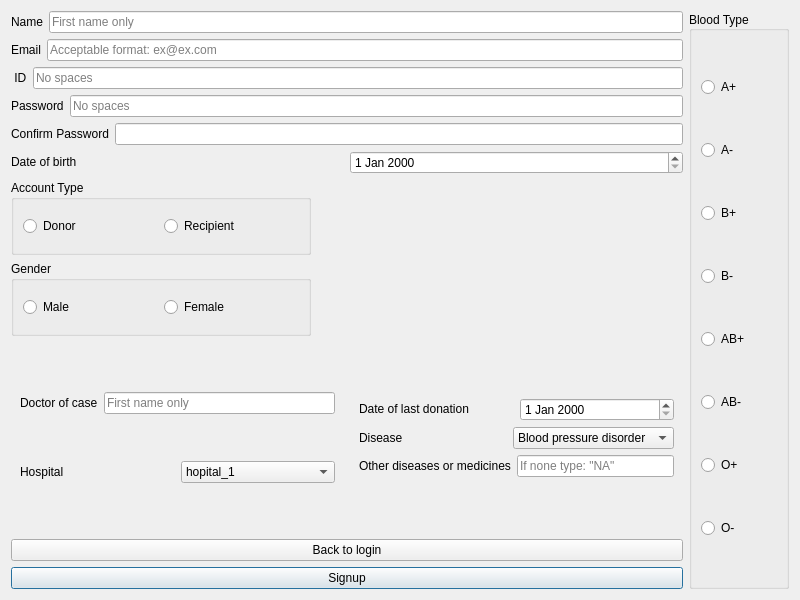
<?xml version="1.0" encoding="UTF-8"?>
<ui version="4.0">
 <class>SignUp</class>
 <widget class="QDialog" name="SignUp">
  <property name="windowModality">
   <enum>Qt::NonModal</enum>
  </property>
  <property name="geometry">
   <rect>
    <x>0</x>
    <y>0</y>
    <width>800</width>
    <height>600</height>
   </rect>
  </property>
  <property name="windowTitle">
   <string>Dialog</string>
  </property>
  <layout class="QGridLayout" name="gridLayout_6">
   <item row="0" column="0">
    <layout class="QGridLayout" name="gridLayout_5">
     <item row="0" column="0">
      <layout class="QVBoxLayout" name="verticalLayout_3">
       <item>
        <layout class="QHBoxLayout" name="horizontalLayout_7">
         <item>
          <widget class="QLabel" name="label">
           <property name="cursor">
            <cursorShape>ArrowCursor</cursorShape>
           </property>
           <property name="text">
            <string>Name</string>
           </property>
           <property name="textInteractionFlags">
            <set>Qt::LinksAccessibleByMouse|Qt::TextSelectableByMouse</set>
           </property>
          </widget>
         </item>
         <item>
          <widget class="QLineEdit" name="lineEdit">
           <property name="placeholderText">
            <string>First name only</string>
           </property>
          </widget>
         </item>
        </layout>
       </item>
       <item>
        <layout class="QHBoxLayout" name="horizontalLayout_8">
         <item>
          <widget class="QLabel" name="label_2">
           <property name="cursor">
            <cursorShape>ArrowCursor</cursorShape>
           </property>
           <property name="text">
            <string>Email</string>
           </property>
           <property name="textInteractionFlags">
            <set>Qt::LinksAccessibleByMouse|Qt::TextSelectableByMouse</set>
           </property>
          </widget>
         </item>
         <item>
          <widget class="QLineEdit" name="lineEdit_2">
           <property name="placeholderText">
            <string>Acceptable format: ex@ex.com</string>
           </property>
          </widget>
         </item>
        </layout>
       </item>
       <item>
        <layout class="QHBoxLayout" name="horizontalLayout_9">
         <item>
          <widget class="QLabel" name="label_8">
           <property name="cursor">
            <cursorShape>ArrowCursor</cursorShape>
           </property>
           <property name="text">
            <string> ID</string>
           </property>
           <property name="textInteractionFlags">
            <set>Qt::LinksAccessibleByMouse|Qt::TextSelectableByMouse</set>
           </property>
          </widget>
         </item>
         <item>
          <widget class="QLineEdit" name="lineEdit_6">
           <property name="maxLength">
            <number>4</number>
           </property>
           <property name="placeholderText">
            <string>No spaces</string>
           </property>
          </widget>
         </item>
        </layout>
       </item>
       <item>
        <layout class="QHBoxLayout" name="horizontalLayout_10">
         <item>
          <widget class="QLabel" name="label_3">
           <property name="cursor">
            <cursorShape>ArrowCursor</cursorShape>
           </property>
           <property name="text">
            <string>Password</string>
           </property>
           <property name="textInteractionFlags">
            <set>Qt::LinksAccessibleByMouse|Qt::TextSelectableByMouse</set>
           </property>
          </widget>
         </item>
         <item>
          <widget class="QLineEdit" name="lineEdit_3">
           <property name="echoMode">
            <enum>QLineEdit::Password</enum>
           </property>
           <property name="placeholderText">
            <string>No spaces</string>
           </property>
          </widget>
         </item>
        </layout>
       </item>
       <item>
        <layout class="QHBoxLayout" name="horizontalLayout_11">
         <item>
          <widget class="QLabel" name="label_4">
           <property name="cursor">
            <cursorShape>ArrowCursor</cursorShape>
           </property>
           <property name="text">
            <string>Confirm Password</string>
           </property>
           <property name="textInteractionFlags">
            <set>Qt::LinksAccessibleByMouse|Qt::TextSelectableByMouse</set>
           </property>
          </widget>
         </item>
         <item>
          <widget class="QLineEdit" name="lineEdit_4">
           <property name="echoMode">
            <enum>QLineEdit::Password</enum>
           </property>
          </widget>
         </item>
        </layout>
       </item>
       <item>
        <layout class="QHBoxLayout" name="horizontalLayout_12">
         <item>
          <widget class="QLabel" name="label_6">
           <property name="cursor">
            <cursorShape>ArrowCursor</cursorShape>
           </property>
           <property name="text">
            <string>Date of birth</string>
           </property>
           <property name="textInteractionFlags">
            <set>Qt::LinksAccessibleByMouse|Qt::TextSelectableByMouse</set>
           </property>
          </widget>
         </item>
         <item>
          <widget class="QDateEdit" name="dateEdit"/>
         </item>
        </layout>
       </item>
       <item>
        <widget class="QGroupBox" name="groupBox">
         <property name="maximumSize">
          <size>
           <width>300</width>
           <height>75</height>
          </size>
         </property>
         <property name="toolTip">
          <string>Specify wanted account type</string>
         </property>
         <property name="title">
          <string>Account Type</string>
         </property>
         <layout class="QGridLayout" name="gridLayout_3">
          <item row="0" column="0">
           <layout class="QHBoxLayout" name="horizontalLayout_13">
            <item>
             <widget class="QRadioButton" name="radioButton">
              <property name="cursor">
               <cursorShape>PointingHandCursor</cursorShape>
              </property>
              <property name="text">
               <string>Donor</string>
              </property>
              <attribute name="buttonGroup">
               <string notr="true">buttonGroup_3</string>
              </attribute>
             </widget>
            </item>
            <item>
             <widget class="QRadioButton" name="radioButton_2">
              <property name="cursor">
               <cursorShape>PointingHandCursor</cursorShape>
              </property>
              <property name="text">
               <string>Recipient</string>
              </property>
              <attribute name="buttonGroup">
               <string notr="true">buttonGroup_3</string>
              </attribute>
             </widget>
            </item>
           </layout>
          </item>
         </layout>
        </widget>
       </item>
       <item>
        <widget class="QGroupBox" name="groupBox_3">
         <property name="maximumSize">
          <size>
           <width>300</width>
           <height>75</height>
          </size>
         </property>
         <property name="toolTip">
          <string>Specify your gender</string>
         </property>
         <property name="title">
          <string>Gender</string>
         </property>
         <layout class="QGridLayout" name="gridLayout_4">
          <item row="0" column="0">
           <layout class="QHBoxLayout" name="horizontalLayout_14">
            <item>
             <widget class="QRadioButton" name="radioButton_5">
              <property name="cursor">
               <cursorShape>PointingHandCursor</cursorShape>
              </property>
              <property name="text">
               <string>Male</string>
              </property>
              <attribute name="buttonGroup">
               <string notr="true">buttonGroup_2</string>
              </attribute>
             </widget>
            </item>
            <item>
             <widget class="QRadioButton" name="radioButton_6">
              <property name="cursor">
               <cursorShape>PointingHandCursor</cursorShape>
              </property>
              <property name="text">
               <string>Female</string>
              </property>
              <attribute name="buttonGroup">
               <string notr="true">buttonGroup_2</string>
              </attribute>
             </widget>
            </item>
           </layout>
          </item>
         </layout>
        </widget>
       </item>
       <item>
        <layout class="QHBoxLayout" name="horizontalLayout_15">
         <item>
          <widget class="QWidget" name="widget" native="true">
           <layout class="QGridLayout" name="gridLayout">
            <item row="0" column="0">
             <layout class="QVBoxLayout" name="verticalLayout_2">
              <item>
               <layout class="QHBoxLayout" name="horizontalLayout_6">
                <item>
                 <widget class="QLabel" name="label_9">
                  <property name="cursor">
                   <cursorShape>ArrowCursor</cursorShape>
                  </property>
                  <property name="text">
                   <string>Doctor of case</string>
                  </property>
                  <property name="textInteractionFlags">
                   <set>Qt::LinksAccessibleByMouse|Qt::TextSelectableByMouse</set>
                  </property>
                 </widget>
                </item>
                <item>
                 <widget class="QLineEdit" name="lineEdit_7">
                  <property name="toolTip">
                   <string>The first name of the responsible doctor of the case</string>
                  </property>
                  <property name="placeholderText">
                   <string>First name only</string>
                  </property>
                 </widget>
                </item>
               </layout>
              </item>
              <item>
               <layout class="QHBoxLayout" name="horizontalLayout_4"/>
              </item>
              <item>
               <layout class="QHBoxLayout" name="horizontalLayout_5">
                <item>
                 <widget class="QLabel" name="label_7">
                  <property name="cursor">
                   <cursorShape>ArrowCursor</cursorShape>
                  </property>
                  <property name="text">
                   <string>Hospital</string>
                  </property>
                  <property name="textInteractionFlags">
                   <set>Qt::LinksAccessibleByMouse|Qt::TextSelectableByMouse</set>
                  </property>
                 </widget>
                </item>
                <item>
                 <widget class="QComboBox" name="comboBox">
                  <property name="cursor">
                   <cursorShape>PointingHandCursor</cursorShape>
                  </property>
                  <item>
                   <property name="text">
                    <string>hopital_1</string>
                   </property>
                  </item>
                  <item>
                   <property name="text">
                    <string>hopital_2</string>
                   </property>
                  </item>
                  <item>
                   <property name="text">
                    <string>hopital_3</string>
                   </property>
                  </item>
                  <item>
                   <property name="text">
                    <string>hopital_4</string>
                   </property>
                  </item>
                 </widget>
                </item>
               </layout>
              </item>
             </layout>
            </item>
           </layout>
          </widget>
         </item>
         <item>
          <widget class="QWidget" name="widget_2" native="true">
           <layout class="QGridLayout" name="gridLayout_2">
            <item row="0" column="0">
             <layout class="QVBoxLayout" name="verticalLayout">
              <item>
               <layout class="QHBoxLayout" name="horizontalLayout">
                <item>
                 <widget class="QLabel" name="label_10">
                  <property name="cursor">
                   <cursorShape>ArrowCursor</cursorShape>
                  </property>
                  <property name="text">
                   <string>Date of last donation</string>
                  </property>
                  <property name="textInteractionFlags">
                   <set>Qt::LinksAccessibleByMouse|Qt::TextSelectableByMouse</set>
                  </property>
                 </widget>
                </item>
                <item>
                 <widget class="QDateEdit" name="dateEdit_2"/>
                </item>
               </layout>
              </item>
              <item>
               <layout class="QHBoxLayout" name="horizontalLayout_2">
                <item>
                 <widget class="QLabel" name="label_12">
                  <property name="cursor">
                   <cursorShape>ArrowCursor</cursorShape>
                  </property>
                  <property name="text">
                   <string>Disease</string>
                  </property>
                  <property name="textInteractionFlags">
                   <set>Qt::LinksAccessibleByMouse|Qt::TextSelectableByMouse</set>
                  </property>
                 </widget>
                </item>
                <item>
                 <widget class="QComboBox" name="comboBox_2">
                  <property name="cursor">
                   <cursorShape>PointingHandCursor</cursorShape>
                  </property>
                  <property name="toolTip">
                   <string>Select the disease you suffer from</string>
                  </property>
                  <item>
                   <property name="text">
                    <string>Blood pressure disorder</string>
                   </property>
                  </item>
                  <item>
                   <property name="text">
                    <string>Thyroid disease</string>
                   </property>
                  </item>
                  <item>
                   <property name="text">
                    <string>Diabetes</string>
                   </property>
                  </item>
                  <item>
                   <property name="text">
                    <string>Cancer</string>
                   </property>
                  </item>
                  <item>
                   <property name="text">
                    <string>Heart disorders</string>
                   </property>
                  </item>
                  <item>
                   <property name="text">
                    <string>Hepatitis</string>
                   </property>
                  </item>
                  <item>
                   <property name="text">
                    <string>None</string>
                   </property>
                  </item>
                 </widget>
                </item>
               </layout>
              </item>
              <item>
               <layout class="QHBoxLayout" name="horizontalLayout_3">
                <item>
                 <widget class="QLabel" name="label_11">
                  <property name="cursor">
                   <cursorShape>ArrowCursor</cursorShape>
                  </property>
                  <property name="text">
                   <string>Other diseases or medicines</string>
                  </property>
                  <property name="textInteractionFlags">
                   <set>Qt::LinksAccessibleByMouse|Qt::TextSelectableByMouse</set>
                  </property>
                 </widget>
                </item>
                <item>
                 <widget class="QLineEdit" name="lineEdit_8">
                  <property name="toolTip">
                   <string/>
                  </property>
                  <property name="placeholderText">
                   <string>If none type: &quot;NA&quot;</string>
                  </property>
                 </widget>
                </item>
               </layout>
              </item>
             </layout>
            </item>
           </layout>
          </widget>
         </item>
        </layout>
       </item>
       <item>
        <widget class="QPushButton" name="pushButton">
         <property name="cursor">
          <cursorShape>PointingHandCursor</cursorShape>
         </property>
         <property name="text">
          <string>Back to login</string>
         </property>
         <property name="autoDefault">
          <bool>false</bool>
         </property>
        </widget>
       </item>
       <item>
        <widget class="QPushButton" name="pushButton_2">
         <property name="cursor">
          <cursorShape>PointingHandCursor</cursorShape>
         </property>
         <property name="text">
          <string>Signup</string>
         </property>
         <property name="shortcut">
          <string>Return</string>
         </property>
        </widget>
       </item>
      </layout>
     </item>
     <item row="0" column="1">
      <widget class="QGroupBox" name="groupBox_2">
       <property name="minimumSize">
        <size>
         <width>100</width>
         <height>0</height>
        </size>
       </property>
       <property name="toolTip">
        <string>Specify your blood type</string>
       </property>
       <property name="title">
        <string>Blood Type</string>
       </property>
       <property name="alignment">
        <set>Qt::AlignLeading|Qt::AlignLeft|Qt::AlignVCenter</set>
       </property>
       <property name="flat">
        <bool>false</bool>
       </property>
       <layout class="QGridLayout" name="gridLayout_7">
        <item row="0" column="0">
         <widget class="QRadioButton" name="radioButton_14">
          <property name="cursor">
           <cursorShape>PointingHandCursor</cursorShape>
          </property>
          <property name="text">
           <string>A+</string>
          </property>
          <attribute name="buttonGroup">
           <string notr="true">buttonGroup</string>
          </attribute>
         </widget>
        </item>
        <item row="4" column="0">
         <widget class="QRadioButton" name="radioButton_4">
          <property name="cursor">
           <cursorShape>PointingHandCursor</cursorShape>
          </property>
          <property name="text">
           <string>AB+</string>
          </property>
          <attribute name="buttonGroup">
           <string notr="true">buttonGroup</string>
          </attribute>
         </widget>
        </item>
        <item row="3" column="0">
         <widget class="QRadioButton" name="radioButton_3">
          <property name="cursor">
           <cursorShape>PointingHandCursor</cursorShape>
          </property>
          <property name="text">
           <string>B-</string>
          </property>
          <attribute name="buttonGroup">
           <string notr="true">buttonGroup</string>
          </attribute>
         </widget>
        </item>
        <item row="5" column="0">
         <widget class="QRadioButton" name="radioButton_8">
          <property name="cursor">
           <cursorShape>PointingHandCursor</cursorShape>
          </property>
          <property name="text">
           <string>AB-</string>
          </property>
          <attribute name="buttonGroup">
           <string notr="true">buttonGroup</string>
          </attribute>
         </widget>
        </item>
        <item row="6" column="0">
         <widget class="QRadioButton" name="radioButton_12">
          <property name="cursor">
           <cursorShape>PointingHandCursor</cursorShape>
          </property>
          <property name="text">
           <string>O+</string>
          </property>
          <attribute name="buttonGroup">
           <string notr="true">buttonGroup</string>
          </attribute>
         </widget>
        </item>
        <item row="2" column="0">
         <widget class="QRadioButton" name="radioButton_13">
          <property name="cursor">
           <cursorShape>PointingHandCursor</cursorShape>
          </property>
          <property name="text">
           <string>B+</string>
          </property>
          <attribute name="buttonGroup">
           <string notr="true">buttonGroup</string>
          </attribute>
         </widget>
        </item>
        <item row="7" column="0">
         <widget class="QRadioButton" name="radioButton_10">
          <property name="cursor">
           <cursorShape>PointingHandCursor</cursorShape>
          </property>
          <property name="text">
           <string>O-</string>
          </property>
          <attribute name="buttonGroup">
           <string notr="true">buttonGroup</string>
          </attribute>
         </widget>
        </item>
        <item row="1" column="0">
         <widget class="QRadioButton" name="radioButton_9">
          <property name="cursor">
           <cursorShape>PointingHandCursor</cursorShape>
          </property>
          <property name="text">
           <string>A-</string>
          </property>
          <attribute name="buttonGroup">
           <string notr="true">buttonGroup</string>
          </attribute>
         </widget>
        </item>
       </layout>
      </widget>
     </item>
    </layout>
   </item>
  </layout>
 </widget>
 <tabstops>
  <tabstop>lineEdit</tabstop>
  <tabstop>lineEdit_2</tabstop>
  <tabstop>lineEdit_6</tabstop>
  <tabstop>lineEdit_3</tabstop>
  <tabstop>lineEdit_4</tabstop>
  <tabstop>dateEdit</tabstop>
  <tabstop>radioButton</tabstop>
  <tabstop>radioButton_2</tabstop>
  <tabstop>radioButton_5</tabstop>
  <tabstop>radioButton_6</tabstop>
  <tabstop>lineEdit_7</tabstop>
  <tabstop>comboBox</tabstop>
  <tabstop>dateEdit_2</tabstop>
  <tabstop>comboBox_2</tabstop>
  <tabstop>lineEdit_8</tabstop>
  <tabstop>radioButton_14</tabstop>
  <tabstop>radioButton_9</tabstop>
  <tabstop>radioButton_13</tabstop>
  <tabstop>radioButton_3</tabstop>
  <tabstop>radioButton_4</tabstop>
  <tabstop>radioButton_8</tabstop>
  <tabstop>radioButton_12</tabstop>
  <tabstop>radioButton_10</tabstop>
  <tabstop>pushButton</tabstop>
  <tabstop>pushButton_2</tabstop>
 </tabstops>
 <resources/>
 <connections>
  <connection>
   <sender>radioButton</sender>
   <signal>clicked()</signal>
   <receiver>widget</receiver>
   <slot>hide()</slot>
   <hints>
    <hint type="sourcelabel">
     <x>88</x>
     <y>376</y>
    </hint>
    <hint type="destinationlabel">
     <x>103</x>
     <y>593</y>
    </hint>
   </hints>
  </connection>
  <connection>
   <sender>radioButton</sender>
   <signal>clicked()</signal>
   <receiver>widget_2</receiver>
   <slot>show()</slot>
   <hints>
    <hint type="sourcelabel">
     <x>76</x>
     <y>376</y>
    </hint>
    <hint type="destinationlabel">
     <x>902</x>
     <y>593</y>
    </hint>
   </hints>
  </connection>
  <connection>
   <sender>radioButton_2</sender>
   <signal>clicked()</signal>
   <receiver>widget</receiver>
   <slot>show()</slot>
   <hints>
    <hint type="sourcelabel">
     <x>299</x>
     <y>376</y>
    </hint>
    <hint type="destinationlabel">
     <x>208</x>
     <y>593</y>
    </hint>
   </hints>
  </connection>
  <connection>
   <sender>radioButton_2</sender>
   <signal>clicked()</signal>
   <receiver>widget_2</receiver>
   <slot>hide()</slot>
   <hints>
    <hint type="sourcelabel">
     <x>299</x>
     <y>376</y>
    </hint>
    <hint type="destinationlabel">
     <x>902</x>
     <y>593</y>
    </hint>
   </hints>
  </connection>
 </connections>
 <buttongroups>
  <buttongroup name="buttonGroup"/>
  <buttongroup name="buttonGroup_3"/>
  <buttongroup name="buttonGroup_2"/>
 </buttongroups>
</ui>
